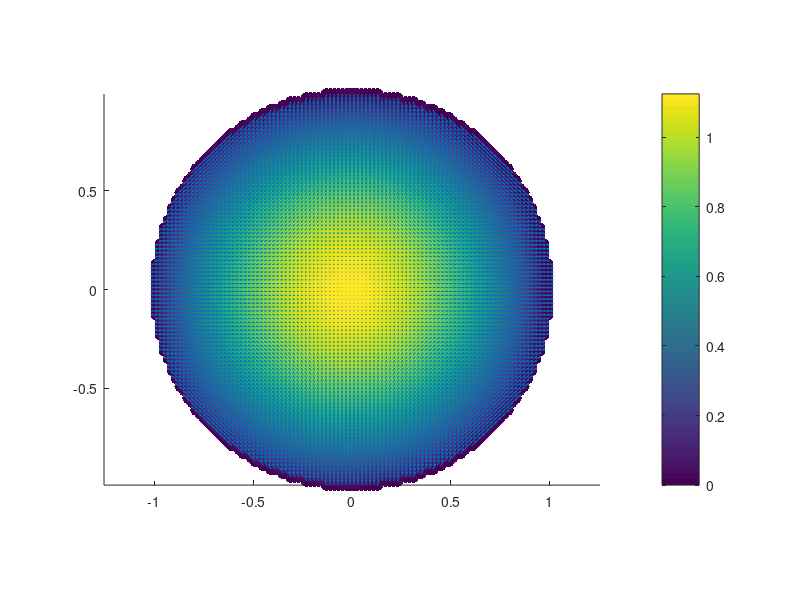

The MATLAB source for this figure: (Note: this script raises an error after producing the figure.)
% TEST CASE for oscillating droplet in a conservative force field
clear
clc

% INPUTS
dx = 0.02; %particles spacing
A0 = 1.5; %velocity scale of the case

settings(1) = 5; %kernel function type
settings(2) = 3*dx; %compact support radius, kh
settings(3) = 7; %gamma for equation of state (usually =7)
settings(4) = 3; %reconstruction scheme
settings(5) = 1; %Riemann solver type (0 for traditional, 1 for Roe)
settings(6) = 1; %second derivative, 0=off 1=on
settings(7) = 8;%simulation end time (non dimensionalised by sqrt(g/H))
settings(8) = 1; %cfl#

dt_save = 0.1;
dir_name = "od_"+num2str(settings(4))+"_"+num2str(dx*10^2)+"_"+num2str(settings(2)/dx);

%% GENERATE INPUT FILE
f = @(x,y,t) A0^2*[-x';-y'];

rho = 1; %density [unit/area]
mu = 0;
v_max = 1.5*A0;

% Generate fluid particles
F = [-1 1 -1 1]; %fluid domain =[xlim, ylim]
[xf,yf] = meshgrid(F(1)+dx/2:dx:F(2)-dx/2,F(3)+dx/2:dx:F(4)-dx/2);
in = sqrt(xf.^2+yf.^2)<=1;
xf = reshape(xf(in),[],1); 
yf = reshape(yf(in),[],1);

N = length(xf) %number of particles
m = rho*dx*dx; %pi*rho/N

fluid(:,1:2) = [xf,yf];
fluid(:,3) = rho*ones(N,1);
fluid(:,4) = m*ones(N,1);
fluid(:,5) = 0.5*rho*A0^2*(1-xf.^2-yf.^2); %pressure
fluid(:,6) = A0*xf; %x velocity
fluid(:,7) = -A0*yf; %y velocity
fluid(:,9) = rho*ones(N,1); %rho0
fluid(:,10) = 10*v_max*ones(N,1); %c0
fluid(:,11) = mu*ones(N,1);

figure(1)
hold on
scatter(xf,yf,600,fluid(:,5),'.')
quiver(xf,yf,fluid(:,6),fluid(:,7))
axis equal
colorbar

% Generate wall particles
wall = ones(0,4);

save(dir_name+".mat",'wall','fluid','f','settings','dt_save','dir_name')

% Calculate analytical sol
odefun = @(t,x) [(x(1)^2+A0^2)*(1-x(2)^4)/(1+x(2)^4); x(1)*x(2)];
tspan = [0 settings(7)];
x0 = [A0; 1];
[ta,xa] = ode23(odefun,tspan,x0);

figure(1) % semi-axis vs t
plot(ta, xa(:,2))
hold on
ylabel('a(t)')

figure(2) %ke vs t
plot(ta, pi/8*xa(:,1).^2.*(xa(:,2).^2 + xa(:,2).^(-2))*rho)
hold on
ylabel('KE(t)')

%% RUN eSPH
eSPH(dir_name+".mat")

%% LOAD DATA
clearvars tn ke pe ie maxrho minrho meanrho x y u v p phase
for n = 1:80
    load(dir_name+"/SPHout_"+num2str(n),'fluid','wall','t');
    
    tn(n) = t;
    ke(n) = 0.5*sum( fluid(:,4).*(fluid(:,6).^2 + fluid(:,7).^2) );
    pe(n) = sum( fluid(:,4).*fluid(:,2) );
    ie(n) = sum( fluid(:,4).*fluid(:,10).^2/6.*((fluid(:,3)./fluid(:,9)).^6 ...
        + (fluid(:,9)./fluid(:,3)).*6 - 7) );
    
    x(:,n) = fluid(:,1);
    y(:,n) = fluid(:,2);
    u(:,n) = fluid(:,6);
    v(:,n) = fluid(:,7);
    p(:,n) = fluid(:,5);
end


figure(1)
hold on
plot(tn, 0.25*(max(x)-min(x))+1./(max(y)-min(y)),'o')

figure(2) %ke, pe vs t
yyaxis('left')
hold on
plot(tn, ke)

yyaxis('right')
hold on
plot(tn, pe)

%% ANIMATION
theta = linspace(-pi,pi);
for tt = 1:length(tn)
    figure(3)
    scatter(x(:,tt),y(:,tt),200,p(:,tt),'.')
    hold on    
    plot(cos(theta),sin(theta),'k')
    plot(1.9314*cos(theta),0.5179*sin(theta),'k--')
    plot(0.5179*cos(theta),1.9314*sin(theta),'k--')
    
    colorbar
    caxis([0 1.125])
    title(['t = ',num2str(tn(tt))])
    axis equal
    hold off    
    pause(0.1)
end